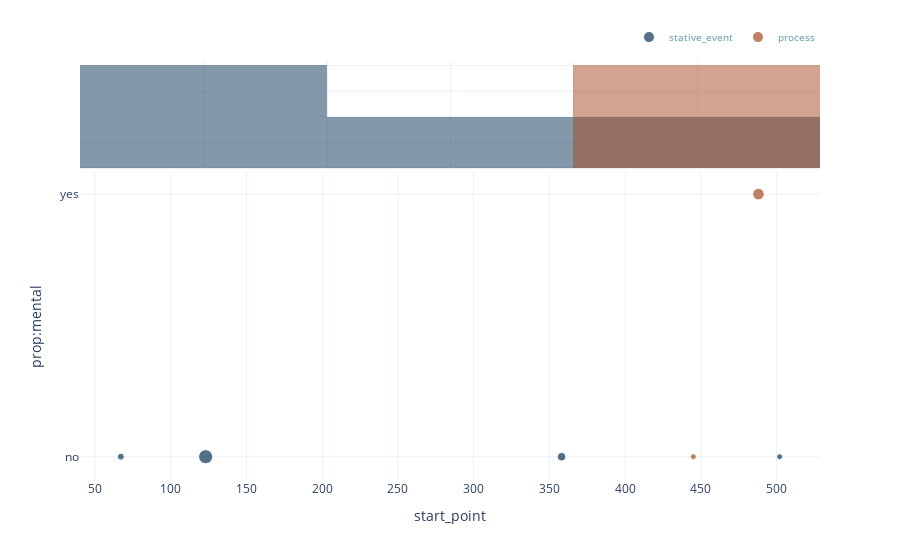

The notebook cell this image was saved under:
### Markdown cell above
You can customize the plot by choosing annotation properties for the y_axis and the scatter color.

### Code cell
my_project.ac_dict['ac_2'].plot_annotations(
    prop='mental')

### Figure 1 — Plotly figure (JSON) as saved in the notebook; plotly's stock layout.template omitted (floating-point values rounded to 4 significant figures)
{"data": [{"customdata": [["<I><br>Es war an einem Sonntagvormittag im schönsten Frühjahr.<br></I>", ["no"], ["nan"], ["nan"]], ["<I><br>Georg Bendemann, ein junger Kaufmann, saß in seinem Privatzimmer im<br>ersten Stock eines der niedrigen, leichtgebauten Häuser, die entlang des<br>Flusses in einer langen Reihe, fast nur in der Höhe<br>und Färbung unterschieden, sich hinzogen<br></I>", ["no"], ["nan"], ["nan"]], ["<I><br>Er hatte gerade einen Brief an einen sich im Ausland<br>befindenden Jugendfreund beendet<br></I>", ["no"], ["nan"], ["nan"]], ["<I><br>den Ellbogen auf den Schreibtisch gestützt<br></I>", ["no"], ["nan"], ["nan"]]], "hovertemplate": "tag=stative_event<br>start_point=%{x}<br>prop:mental=%{y}<br>size=%{marker.size}<br>ANNOTATION=%{customdata[0]}<br>prop:unpredictable=%{customdata[1]}<br>prop:persistent=%{customdata[2]}<br>prop:intentional=%{customdata[3]}<extra></extra>", "legendgroup": "stative_event", "marker": {"color": "#093658", "opacity": 0.7, "size": [55, 233, 85, 42], "sizemode": "area", "sizeref": 2.33, "symbol": "circle"}, "mode": "markers", "name": "stative_event", "orientation": "h", "showlegend": true, "type": "scatter", "x": [67, 123, 358, 502], "xaxis": "x", "y": ["no", "no", "no", "no"], "yaxis": "y"}, {"alignmentgroup": "True", "bingroup": "x", "hovertemplate": "tag=stative_event<br>start_point=%{x}<br>count=%{y}<extra></extra>", "legendgroup": "stative_event", "marker": {"color": "#093658"}, "name": "stative_event", "offsetgroup": "stative_event", "opacity": 0.5, "showlegend": false, "type": "histogram", "x": [67, 123, 358, 502], "xaxis": "x2", "yaxis": "y2"}, {"customdata": [["<I><br>verschloß ihn in spielerischer Langsamkeit<br></I>", ["no"], ["no"], ["no"]], ["<I><br>und sah dann aus dem Fenster auf den Fluß, die<br>Brücke und die Anhöhen am anderen Ufer mit ihrem schwachen<br>Grün<br></I>", ["no"], ["no"], ["yes"]]], "hovertemplate": "tag=process<br>start_point=%{x}<br>prop:mental=%{y}<br>size=%{marker.size}<br>ANNOTATION=%{customdata[0]}<br>prop:unpredictable=%{customdata[1]}<br>prop:persistent=%{customdata[2]}<br>prop:intentional=%{customdata[3]}<extra></extra>", "legendgroup": "process", "marker": {"color": "#A64B21", "opacity": 0.7, "size": [42, 155], "sizemode": "area", "sizeref": 2.33, "symbol": "circle"}, "mode": "markers", "name": "process", "orientation": "h", "showlegend": true, "type": "scatter", "x": [445, 488], "xaxis": "x", "y": ["no", "yes"], "yaxis": "y"}, {"alignmentgroup": "True", "bingroup": "x", "hovertemplate": "tag=process<br>start_point=%{x}<br>count=%{y}<extra></extra>", "legendgroup": "process", "marker": {"color": "#A64B21"}, "name": "process", "offsetgroup": "process", "opacity": 0.5, "showlegend": false, "type": "histogram", "x": [445, 488], "xaxis": "x2", "yaxis": "y2"}], "layout": {"barmode": "overlay", "legend": {"font": {"color": "#5A98A1", "size": 10}, "itemsizing": "constant", "orientation": "h", "title": {}, "tracegroupgap": 0, "x": 1, "xanchor": "right", "y": 1.02, "yanchor": "bottom"}, "margin": {"t": 60}, "xaxis": {"anchor": "y", "domain": [0, 1], "title": {"text": "start_point"}}, "xaxis2": {"anchor": "y2", "domain": [0, 1], "showgrid": true, "showticklabels": false}, "yaxis": {"anchor": "x", "domain": [0, 0.7326], "title": {"text": "prop:mental"}}, "yaxis2": {"anchor": "x2", "domain": [0.7426, 1], "matches": "y2", "showgrid": true, "showline": false, "showticklabels": false, "ticks": ""}}}
